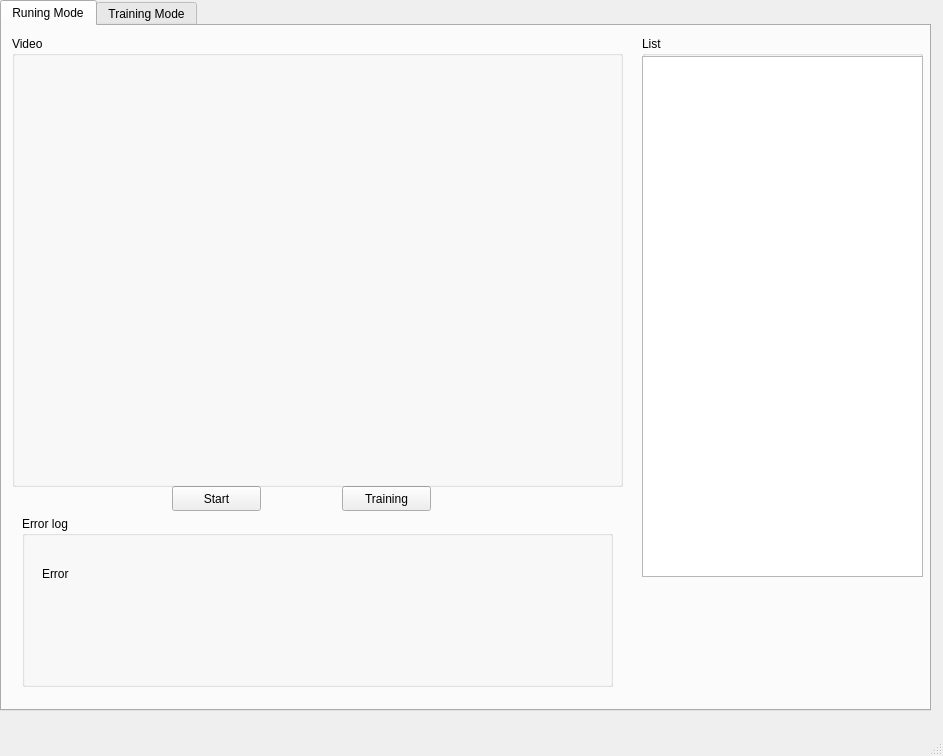
<?xml version="1.0" encoding="UTF-8"?>
<ui version="4.0">
 <class>MainWindow</class>
 <widget class="QMainWindow" name="MainWindow">
  <property name="geometry">
   <rect>
    <x>0</x>
    <y>0</y>
    <width>943</width>
    <height>756</height>
   </rect>
  </property>
  <property name="windowTitle">
   <string>MainWindow</string>
  </property>
  <widget class="QWidget" name="centralwidget">
   <widget class="QTabWidget" name="tabWidget">
    <property name="geometry">
     <rect>
      <x>0</x>
      <y>0</y>
      <width>931</width>
      <height>711</height>
     </rect>
    </property>
    <property name="currentIndex">
     <number>0</number>
    </property>
    <widget class="QWidget" name="Tab">
     <attribute name="title">
      <string>Runing Mode</string>
     </attribute>
     <widget class="QPushButton" name="pushButton_2">
      <property name="geometry">
       <rect>
        <x>340</x>
        <y>460</y>
        <width>89</width>
        <height>25</height>
       </rect>
      </property>
      <property name="text">
       <string>Training</string>
      </property>
     </widget>
     <widget class="QPushButton" name="pushButton">
      <property name="geometry">
       <rect>
        <x>170</x>
        <y>460</y>
        <width>89</width>
        <height>25</height>
       </rect>
      </property>
      <property name="text">
       <string>Start</string>
      </property>
     </widget>
     <widget class="QGroupBox" name="groupBox_2">
      <property name="geometry">
       <rect>
        <x>640</x>
        <y>10</y>
        <width>281</width>
        <height>541</height>
       </rect>
      </property>
      <property name="title">
       <string>List</string>
      </property>
      <widget class="QListView" name="checkinList">
       <property name="geometry">
        <rect>
         <x>0</x>
         <y>20</y>
         <width>281</width>
         <height>521</height>
        </rect>
       </property>
      </widget>
     </widget>
     <widget class="QGroupBox" name="groupBox_3">
      <property name="geometry">
       <rect>
        <x>20</x>
        <y>490</y>
        <width>591</width>
        <height>171</height>
       </rect>
      </property>
      <property name="title">
       <string>Error log</string>
      </property>
      <widget class="QLabel" name="label_2">
       <property name="geometry">
        <rect>
         <x>20</x>
         <y>50</y>
         <width>341</width>
         <height>16</height>
        </rect>
       </property>
       <property name="text">
        <string>Error</string>
       </property>
      </widget>
     </widget>
     <widget class="QWidget" name="horizontalLayoutWidget">
      <property name="geometry">
       <rect>
        <x>20</x>
        <y>40</y>
        <width>591</width>
        <height>411</height>
       </rect>
      </property>
      <layout class="QHBoxLayout" name="horizontalLayout"/>
     </widget>
     <widget class="QGroupBox" name="groupBox">
      <property name="geometry">
       <rect>
        <x>10</x>
        <y>10</y>
        <width>611</width>
        <height>451</height>
       </rect>
      </property>
      <property name="title">
       <string>Video</string>
      </property>
     </widget>
    </widget>
    <widget class="QWidget" name="tab_2">
     <attribute name="title">
      <string>Training Mode</string>
     </attribute>
     <widget class="QLabel" name="label_3">
      <property name="geometry">
       <rect>
        <x>50</x>
        <y>80</y>
        <width>531</width>
        <height>361</height>
       </rect>
      </property>
      <property name="maximumSize">
       <size>
        <width>640</width>
        <height>480</height>
       </size>
      </property>
      <property name="text">
       <string>IMG</string>
      </property>
     </widget>
     <widget class="QListView" name="checkinList_2">
      <property name="geometry">
       <rect>
        <x>710</x>
        <y>40</y>
        <width>261</width>
        <height>471</height>
       </rect>
      </property>
     </widget>
     <widget class="QPushButton" name="pushButton_3">
      <property name="geometry">
       <rect>
        <x>380</x>
        <y>490</y>
        <width>89</width>
        <height>25</height>
       </rect>
      </property>
      <property name="text">
       <string>Training</string>
      </property>
     </widget>
     <widget class="QPushButton" name="pushButton_4">
      <property name="geometry">
       <rect>
        <x>230</x>
        <y>490</y>
        <width>89</width>
        <height>25</height>
       </rect>
      </property>
      <property name="text">
       <string>Start</string>
      </property>
     </widget>
     <widget class="QLabel" name="label_4">
      <property name="geometry">
       <rect>
        <x>190</x>
        <y>560</y>
        <width>551</width>
        <height>16</height>
       </rect>
      </property>
      <property name="text">
       <string>Error</string>
      </property>
     </widget>
    </widget>
   </widget>
  </widget>
  <widget class="QMenuBar" name="menubar">
   <property name="geometry">
    <rect>
     <x>0</x>
     <y>0</y>
     <width>943</width>
     <height>22</height>
    </rect>
   </property>
  </widget>
  <widget class="QStatusBar" name="statusbar"/>
 </widget>
 <resources/>
 <connections/>
</ui>
